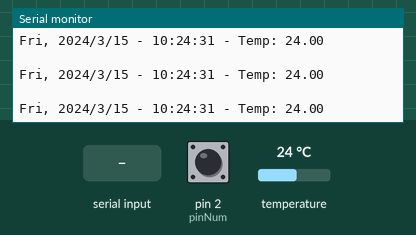
This sketch was run on a simulated Arduino Uno, built with avr-gcc and run on an emulated ATmega328P. On the bench: the last lines printed to the serial monitor. Wiring (inferred from the names in the program): DS3231 clock at I2C address 0x68. The test bench sets the inputs (shaded band); at power-on: temperature 24 °C, pin 2 (pinNum) HIGH. The local clock reads 2024-03-15 10:24:30 at power-on unless the sketch sets it.

Above: at 1.2 s.
1.3 s: temperature set to 3 °C
At 1.38 s:
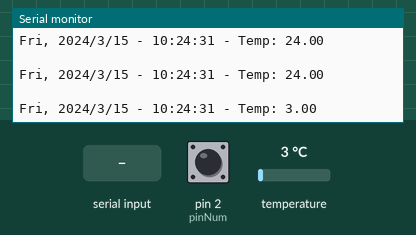
4.3 s: pin 2 (pinNum) pulled LOW for 0.15 s
7.4 s: byte 84 (84) received over Serial
At 7.61 s:
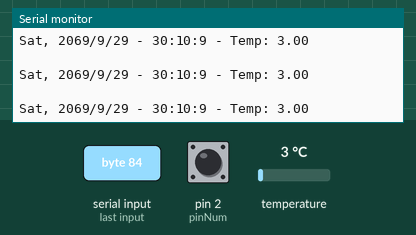
9.0 s: pin 2 (pinNum) pulled LOW for 1 s
13.0 s: temperature set to 12 °C
At 13.09 s:
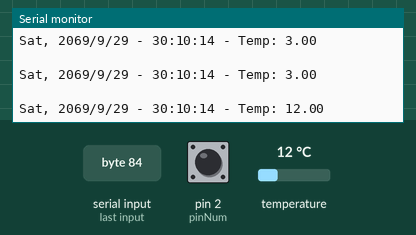
16.0 s: temperature set to 5 °C
At 16.11 s:
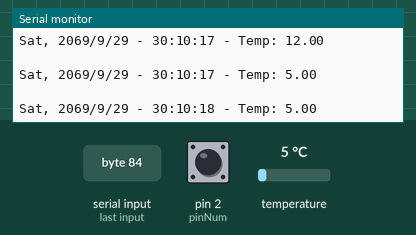
Timing chart, 0 to 19.0 s (numbered marks = the images above; inputs shaded):
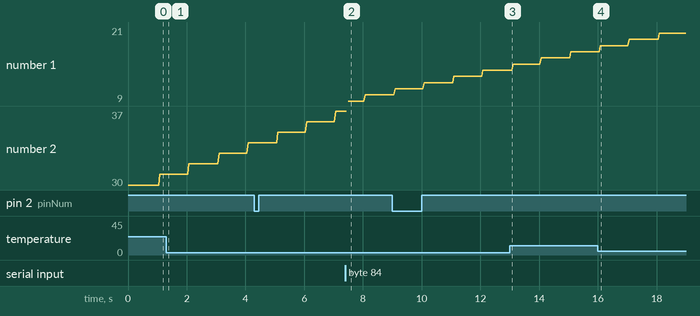

Measured:
- after the input at 1.3 s, the serial monitor: prints a new line after 0.06 s (image 1)
- after the input at 7.4 s, the serial monitor: prints a new line after 0.07 s (image 2)
- after the input at 13.0 s, the serial monitor: prints a new line after 0.07 s (image 3)
- after the input at 16.0 s, the serial monitor: prints a new line at once (image 4)

The sketch:

SmartCigaretteCaseOnlyEjectCommand.ino
```cpp
#include<SoftwareSerial.h> // BLE
#include <Wire.h> // RTC 데이터핀 연결
// SCL - pin A5
// SDA - pin A4

#define DS3231_I2C_ADDRESS 104 // RTC
#define MSG_SIZE 17 //<-- YY/MM/DD'deli'HH:MM:SS
#define PIN_BLUETOOTH_RX 12
#define PIN_BLUETOOTH_TX 13

SoftwareSerial bluetooth(PIN_BLUETOOTH_TX, PIN_BLUETOOTH_RX); // BLE

byte seconds, minutes, hours, day, date, month, year; // 시간 (2진수)
char weekDay[4]; // 요일 문자열

// AtMega 328 is Little Endian
byte tMSB, tLSB; // MostSignificantBit, LeastSignificantBit
float temp3231;

int cig_num = -1; // 남은 담배 개수
char message[MSG_SIZE]; // 메시지
byte delimeter = '-'; // 날짜-시간
byte date_deli = '/'; // 날짜는 YY/MM/DD
byte time_deli = ':'; // 시간은 HH:MM:SS

boolean isTimeSet; // 시간 동기화 여부

/* Eject pin debouncing data structure */
typedef struct {
  int pinNum;
  int isTouched = HIGH;
  int state;
  int lastState = LOW;
  long debounceDelay = 50;
  long lastDebounceTime = 0; // 가장최근 닿았던 시각
  int reading = 0;
} Eject;

Eject eject;

void setup() {
  Wire.begin(); // RTC setup
  Serial.begin(9600); // Console setup
  bluetooth.begin(9600); // BLE setup

  // Eject pin setup
  eject.pinNum = 2;
  pinMode(eject.pinNum, INPUT_PULLUP);

  // 시간 동기화 여부
  isTimeSet = false;
}

void loop() {

  watchConsole(); // 시간정보 설정
  get3231Date(); // 시간정보 출력

  //if(isTimeSet == false) {
    Serial.print(weekDay);
    Serial.print(", 20");
    Serial.print(year, DEC);
    Serial.print("/");
    Serial.print(month, DEC);
    Serial.print("/");
    Serial.print(date, DEC);
    Serial.print(" - ");
    Serial.print(hours, DEC);
    Serial.print(":");
    Serial.print(minutes, DEC);
    Serial.print(":");
    Serial.print(seconds, DEC);
    Serial.print(" - Temp: ");
    Serial.println(get3231Temp());
//    delay(1000);
  //}

  ejectCommand();
}


// 10진수를 2진화 10진수인 BCD 로 변환 (Binary Coded Decimal)
byte decToBcd(byte val) {
  return ( (val/10*16) + (val%10) );
}

// Console에서 T(시간설정명령) 받는 watcher
// set3231Date()를 수행
// 추후, if(bluetooth.available()) { if(bluetooth.read() == 84) { set3231Date(); } } 로 바꿀 것
void watchConsole() {
//  if (Serial.available() || bluetooth.available()) {      // Look for char in serial queue and process if found
//    if (Serial.read() == 84 || bluetooth.read() == 84) {   //If command = "T" Set Date
//      set3231Date();
//      get3231Date();
//      isTimeSet = true; // 더이상 동기화 x
//      Serial.println(" ");
//    }
//  }
//  if(Serial.available()){
//    if(Serial.read() == 84){
//      set3231Date();
//      get3231Date();
//      Serial.println(" ");
//    }
//  }
  if(Serial.available() && Serial.read() == 84 ) {
    set3231DateBySerial();
    Serial.println("Time Synced By SerialMonitor! ");
  }
  if(bluetooth.available() && bluetooth.read() == 84 ) {
    set3231DateByBluetooth();
    Serial.println("Time Synced By Bluetooth! ");
  }
  get3231Date();
  Serial.println(" ");
}


//시간설정
// T(설정명령) + 년(00~99) + 월(01~12) + 일(01~31) + 시(00~23) + 분(00~59) + 초(00~59) + 요일(1~7, 일1 월2 화3 수4 목5 금6 토7)
// 예: T1605091300002 (2016년 5월 9일 13시 00분 00초 월요일)
void set3231DateBySerial() {
  year    = (byte) ((Serial.read() - 48) *10 +  (Serial.read() - 48));
  month   = (byte) ((Serial.read() - 48) *10 +  (Serial.read() - 48));
  date    = (byte) ((Serial.read() - 48) *10 +  (Serial.read() - 48));
  hours   = (byte) ((Serial.read() - 48) *10 +  (Serial.read() - 48));
  minutes = (byte) ((Serial.read() - 48) *10 +  (Serial.read() - 48));
  seconds = (byte) ((Serial.read() - 48) * 10 + (Serial.read() - 48));
  day     = (byte) (Serial.read() - 48);

  Wire.beginTransmission(DS3231_I2C_ADDRESS);
  Wire.write(0x00);
  Wire.write(decToBcd(seconds));
  Wire.write(decToBcd(minutes));
  Wire.write(decToBcd(hours));
  Wire.write(decToBcd(day));
  Wire.write(decToBcd(date));
  Wire.write(decToBcd(month));
  Wire.write(decToBcd(year));
  Wire.endTransmission();
}

void set3231DateByBluetooth() {

  year    = (byte) ((bluetooth.read() - 48) *10 +  (bluetooth.read() - 48));
  month   = (byte) ((bluetooth.read() - 48) *10 +  (bluetooth.read() - 48));
  date    = (byte) ((bluetooth.read() - 48) *10 +  (bluetooth.read() - 48));
  hours   = (byte) ((bluetooth.read() - 48) *10 +  (bluetooth.read() - 48));
  minutes = (byte) ((bluetooth.read() - 48) *10 +  (bluetooth.read() - 48));
  seconds = (byte) ((bluetooth.read() - 48) * 10 + (bluetooth.read() - 48));
  day     = (byte) (bluetooth.read() - 48);

  Wire.beginTransmission(DS3231_I2C_ADDRESS);
  Wire.write(0x00);
  Wire.write(decToBcd(seconds));
  Wire.write(decToBcd(minutes));
  Wire.write(decToBcd(hours));
  Wire.write(decToBcd(day));
  Wire.write(decToBcd(date));
  Wire.write(decToBcd(month));
  Wire.write(decToBcd(year));
  Wire.endTransmission();
}

void get3231Date() {
  // send request to receive data starting at register 0
  Wire.beginTransmission(DS3231_I2C_ADDRESS); // 104 is DS3231 device address
  Wire.write(0x00); // start at register 0
  Wire.endTransmission();
  Wire.requestFrom(DS3231_I2C_ADDRESS, 7); // request seven bytes

  if(Wire.available()) {
    seconds = Wire.read(); // get seconds
    minutes = Wire.read(); // get minutes
    hours   = Wire.read();   // get hours
    day     = Wire.read();
    date    = Wire.read();
    month   = Wire.read(); //temp month
    year    = Wire.read();

    seconds = (((seconds & B11110000)>>4)*10 + (seconds & B00001111)); // convert BCD to decimal
    minutes = (((minutes & B11110000)>>4)*10 + (minutes & B00001111)); // convert BCD to decimal
    hours   = (((hours & B00110000)>>4)*10 + (hours & B00001111)); // convert BCD to decimal (assume 24 hour mode)
    day     = (day & B00000111); // 1-7
    date    = (((date & B00110000)>>4)*10 + (date & B00001111)); // 1-31
    month   = (((month & B00010000)>>4)*10 + (month & B00001111)); //msb7 is century overflow
    year    = (((year & B11110000)>>4)*10 + (year & B00001111));
  }
  else {
    //oh noes, no data!
  }

  switch (day) {
    case 1:
      strcpy(weekDay, "Sun");
      break;
    case 2:
      strcpy(weekDay, "Mon");
      break;
    case 3:
      strcpy(weekDay, "Tue");
      break;
    case 4:
      strcpy(weekDay, "Wed");
      break;
    case 5:
      strcpy(weekDay, "Thu");
      break;
    case 6:
      strcpy(weekDay, "Fri");
      break;
    case 7:
      strcpy(weekDay, "Sat");
      break;
  }
}

float get3231Temp() {
  //temp registers (11h-12h) get updated automatically every 64s
  Wire.beginTransmission(DS3231_I2C_ADDRESS);
  Wire.write(0x11);
  Wire.endTransmission();
  Wire.requestFrom(DS3231_I2C_ADDRESS, 2);

  if(Wire.available()) {
    tMSB = Wire.read(); //2's complement int portion
    tLSB = Wire.read(); //fraction portion

    temp3231 = (tMSB & B01111111); //do 2's math on Tmsb
    temp3231 += ( (tLSB >> 6) * 0.25 ); //only care about bits 7 & 8
  }
  else {
    //error! no data!
  }
  return temp3231;
}


void ejectCommand() {
  /* 1. notifier의 상태를 읽음 */
  eject.reading = digitalRead(eject.pinNum);

  /* 2. 5V와 notifier가 닿아 state에 변화가 생겼을 때 lastDebounceTime 설정
   * 즉, 맞닿지 않을 경우 lastDebounceTime은 최신화 되지 않음 */
  if(eject.reading != eject.lastState) {
    eject.lastDebounceTime = millis();
  }

  /* 3. 5V와 notifier가 닿은 시간이 debounceDelay보다 길며
   * 즉, 바로 맞닿고 debounceDelay 시간이 지나기 전에는 이 조건문을 거치지 않음 */
  if( (millis() - eject.lastDebounceTime) > eject.debounceDelay ) {

    /* 4. 5V와 notifier가 닿아 변화가 있을 때
     * 즉, 맞닿은 후 또는 떨어진 후 변화가 없으면 이 조건문을 거치지 않음 */
    if( eject.reading != eject.state ) {
      eject.state = eject.reading;

      /* 5. 5V와 notifier가 닿아서 발생한 것 이라면
       * 즉, 5V와 notifier가 떨어질때 발생한 것은 이 조건문을 거치지 않음 */
      if( eject.state == HIGH ) {
        eject.isTouched = !eject.isTouched;

        /* 이 곳에 코드를 작성!! */
        Serial.println("Touched!");
        setMessage(message); // 메시지 설정
        sendMessageToMobile(getMessage()); // 메시지 전송
        printMessageToConsole(getMessage()); // 메시지 콘솔에 출력

      }
    }
  }
  /* 6. 5V와 notifier가 닿아서 발생한 state변화가 한번 이루어진 후, lastState를 바꿔준다
   * 5V와 notifier가 닿고 debounceDelay보다 시간이 짧다면 위 조건문 진행 없이 아래 명령 수행 */
  eject.lastState = eject.reading;
}

void sendMessageToMobile(char *msg){
  bluetooth.print(msg);
}

void printMessageToConsole(char *msg){
  Serial.println(msg);
}

void recvMessageFromMobile(){
   // watchConsole, set3231Date함수 참고해 안드로이드 동기화버튼 누를시 안드로이드의 시간 받아오는 함수
}

void setMessage(char* msg) { // <-- YY/MM/DD'deli'HH:MM:SS
  sprintf(msg, "%d%c%d%c%d%c%d%c%d%c%d"
  , year, date_deli, month, date_deli, date, delimeter, hours, time_deli, minutes, time_deli, seconds);
}

char* getMessage() {
  return message;
}

//void ejectCommand(Eject eject) {
//  /* 1. notifier의 상태를 읽음 */
//  eject.reading = digitalRead(eject.pinNum);
//
//  /* 2. 5V와 notifier가 닿아 state에 변화가 생겼을 때 lastDebounceTime 설정
//   * 즉, 맞닿지 않을 경우 lastDebounceTime은 최신화 되지 않음 */
//  if(eject.reading != eject.lastState) {
//    eject.lastDebounceTime = millis();
//  }
//
//  /* 3. 5V와 notifier가 닿은 시간이 debounceDelay보다 길며
//   * 즉, 바로 맞닿고 debounceDelay 시간이 지나기 전에는 이 조건문을 거치지 않음 */
//  if( (millis() - eject.lastDebounceTime) > eject.debounceDelay ) {
//    Serial.print("*");
//
//    /* 4. 5V와 notifier가 닿아 변화가 있을 때
//     * 즉, 맞닿은 후 또는 떨어진 후 변화가 없으면 이 조건문을 거치지 않음 */
//    if( eject.reading != eject.state ) {
//      eject.state = eject.reading;
//      Serial.println("//");
//
//      /* 5. 5V와 notifier가 닿아서 발생한 것 이라면
//       * 즉, 5V와 notifier가 떨어질때 발생한 것은 이 조건문을 거치지 않음 */
//      if( eject.state == HIGH ) {
//        eject.isTouched = !eject.isTouched;
//        Serial.println("///");
//
//        /* 이 곳에 코드를 작성!! */
//        Serial.println("Touched!");
//        setMessage(message); // 메시지 설정
//        sendMessageToMobile(getMessage()); // 메시지 전송
//
//        // EEPROM 추가해야함
//
//      }
//    }
//  }
//  /* 6. 5V와 notifier가 닿아서 발생한 state변화가 한번 이루어진 후, lastState를 바꿔준다
//   * 5V와 notifier가 닿고 debounceDelay보다 시간이 짧다면 위 조건문 진행 없이 아래 명령 수행 */
//  eject.lastState = eject.reading;
//}
```
